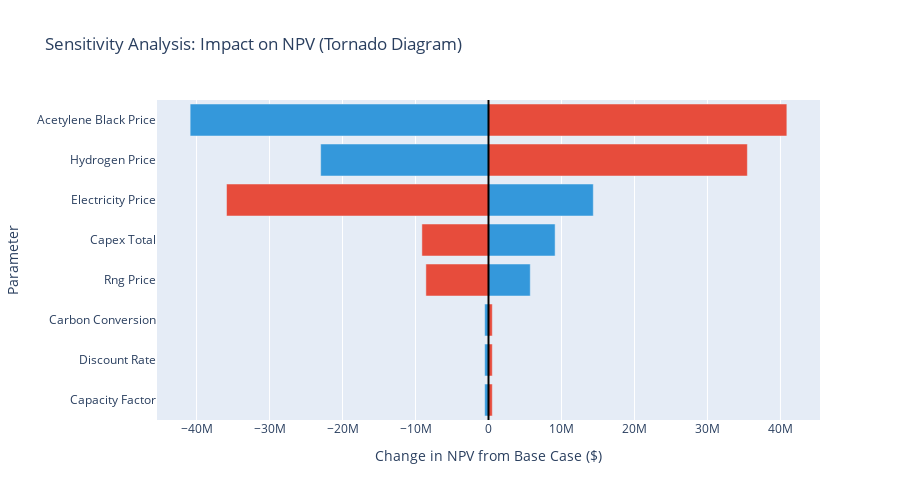

Source (notebook cell):
### Code cell
# Sensitivity analysis on key parameters
def sensitivity_analysis_tornado(base_npv, base_params):
    """
    Run sensitivity analysis varying one parameter at a time
    Calculate impact on NPV
    """
    
    results = []
    
    # Parameters to test from sensitivity_ranges
    params_to_test = sensitivity_ranges['parameter'].tolist()
    
    for param in params_to_test:
        row = sensitivity_ranges[sensitivity_ranges['parameter'] == param].iloc[0]
        
        low_val = row['low_value']
        high_val = row['high_value']
        base_val = row['base_value']
        
        # Calculate NPV at low and high values
        # This is simplified - in reality you'd recalculate full model
        # For demonstration, we'll estimate impact
        
        if param == 'electricity_price':
            # Electricity affects variable costs
            elec_cost_base = hydrogen_production * energy_per_h2 * base_val
            elec_cost_low = hydrogen_production * energy_per_h2 * low_val
            elec_cost_high = hydrogen_production * energy_per_h2 * high_val
            
            delta_low = elec_cost_base - elec_cost_low
            delta_high = elec_cost_high - elec_cost_base
            
            # NPV impact (simplified: annual savings * annuity factor)
            annuity_factor = (1 - (1 + discount_rate)**(-plant_lifetime)) / discount_rate
            npv_low = base_npv + delta_low * annuity_factor
            npv_high = base_npv - delta_high * annuity_factor
            
        elif param == 'hydrogen_price':
            # H2 price affects revenue
            revenue_change_low = (low_val - base_val) * hydrogen_production
            revenue_change_high = (high_val - base_val) * hydrogen_production
            
            annuity_factor = (1 - (1 + discount_rate)**(-plant_lifetime)) / discount_rate
            npv_low = base_npv + revenue_change_low * annuity_factor
            npv_high = base_npv + revenue_change_high * annuity_factor
            
        elif param == 'acetylene_black_price':
            # CB price affects revenue
            revenue_change_low = (low_val - base_val) * acetylene_black_production
            revenue_change_high = (high_val - base_val) * acetylene_black_production
            
            annuity_factor = (1 - (1 + discount_rate)**(-plant_lifetime)) / discount_rate
            npv_low = base_npv + revenue_change_low * annuity_factor
            npv_high = base_npv + revenue_change_high * annuity_factor
            
        elif param == 'capex_total':
            # CapEx directly affects NPV
            npv_low = base_npv + (base_val - low_val)
            npv_high = base_npv + (base_val - high_val)
            
        elif param == 'rng_price':
            # RNG price affects costs
            rng_annual_consumption = 1923 * operating_hours
            cost_change_low = (low_val - base_val) * rng_annual_consumption
            cost_change_high = (high_val - base_val) * rng_annual_consumption
            
            annuity_factor = (1 - (1 + discount_rate)**(-plant_lifetime)) / discount_rate
            npv_low = base_npv - cost_change_low * annuity_factor
            npv_high = base_npv - cost_change_high * annuity_factor
            
        else:
            # For other parameters, use rough estimate
            npv_low = base_npv * 0.9
            npv_high = base_npv * 1.1
        
        results.append({
            'Parameter': param.replace('_', ' ').title(),
            'NPV_Low': npv_low,
            'NPV_High': npv_high,
            'Range': abs(npv_high - npv_low),
            'Impact_Low': npv_low - base_npv,
            'Impact_High': npv_high - base_npv
        })
    
    return pd.DataFrame(results).sort_values('Range', ascending=True)

# Run sensitivity analysis
sensitivity_results = sensitivity_analysis_tornado(npv, {
    'electricity_price': electricity_price,
    'hydrogen_price': h2_price,
    'acetylene_black_price': cb_price,
    'capex_total': capex,
    'rng_price': rng_price
})

# Create tornado diagram
fig = go.Figure()

# Add bars for each parameter
for idx, row in sensitivity_results.iterrows():
    fig.add_trace(go.Bar(
        name=row['Parameter'],
        y=[row['Parameter']],
        x=[row['Impact_Low']],
        orientation='h',
        marker=dict(color='#3498db'),
        showlegend=False,
        hovertemplate=f"{row['Parameter']}<br>Low Case: ${row['NPV_Low']/1e6:.1f}M<extra></extra>"
    ))
    
    fig.add_trace(go.Bar(
        name=row['Parameter'],
        y=[row['Parameter']],
        x=[row['Impact_High']],
        orientation='h',
        marker=dict(color='#e74c3c'),
        showlegend=False,
        hovertemplate=f"{row['Parameter']}<br>High Case: ${row['NPV_High']/1e6:.1f}M<extra></extra>"
    ))

fig.add_vline(x=0, line_width=2, line_dash="solid", line_color="black")

fig.update_layout(
    title='Sensitivity Analysis: Impact on NPV (Tornado Diagram)',
    xaxis_title='Change in NPV from Base Case ($)',
    yaxis_title='Parameter',
    barmode='overlay',
    height=500,
    hovermode='y unified'
)

fig.show()

print("\n📊 Sensitivity Analysis Results:")
print("\nParameters ranked by impact on NPV (most to least sensitive):")
print("\n" + "="*80)
for idx, row in sensitivity_results.sort_values('Range', ascending=False).iterrows():
    print(f"{row['Parameter']:.<40} Range: ${row['Range']/1e6:>6.1f}M")
print("="*80)

print(f"\n💡 Key Insights:")
most_sensitive = sensitivity_results.sort_values('Range', ascending=False).iloc[0]
print(f"   • Most sensitive parameter: {most_sensitive['Parameter']}")
print(f"   • NPV range: ${most_sensitive['NPV_Low']/1e6:.1f}M to ${most_sensitive['NPV_High']/1e6:.1f}M")
print(f"   • Project remains attractive across most scenarios if NPV > 0")

### Figure 1 — Plotly figure (JSON) as saved in the notebook; plotly's stock layout.template omitted (floating-point values rounded to 4 significant figures)
{"data": [{"hovertemplate": "Capacity Factor<br>Low Case: $4.7M<extra></extra>", "marker": {"color": "#3498db"}, "name": "Capacity Factor", "orientation": "h", "showlegend": false, "type": "bar", "x": [-520000], "y": ["Capacity Factor"]}, {"hovertemplate": "Capacity Factor<br>High Case: $5.7M<extra></extra>", "marker": {"color": "#e74c3c"}, "name": "Capacity Factor", "orientation": "h", "showlegend": false, "type": "bar", "x": [520000], "y": ["Capacity Factor"]}, {"hovertemplate": "Discount Rate<br>Low Case: $4.7M<extra></extra>", "marker": {"color": "#3498db"}, "name": "Discount Rate", "orientation": "h", "showlegend": false, "type": "bar", "x": [-520000], "y": ["Discount Rate"]}, {"hovertemplate": "Discount Rate<br>High Case: $5.7M<extra></extra>", "marker": {"color": "#e74c3c"}, "name": "Discount Rate", "orientation": "h", "showlegend": false, "type": "bar", "x": [520000], "y": ["Discount Rate"]}, {"hovertemplate": "Carbon Conversion<br>Low Case: $4.7M<extra></extra>", "marker": {"color": "#3498db"}, "name": "Carbon Conversion", "orientation": "h", "showlegend": false, "type": "bar", "x": [-520000], "y": ["Carbon Conversion"]}, {"hovertemplate": "Carbon Conversion<br>High Case: $5.7M<extra></extra>", "marker": {"color": "#e74c3c"}, "name": "Carbon Conversion", "orientation": "h", "showlegend": false, "type": "bar", "x": [520000], "y": ["Carbon Conversion"]}, {"hovertemplate": "Rng Price<br>Low Case: $10.9M<extra></extra>", "marker": {"color": "#3498db"}, "name": "Rng Price", "orientation": "h", "showlegend": false, "type": "bar", "x": [5720000.0], "y": ["Rng Price"]}, {"hovertemplate": "Rng Price<br>High Case: $-3.4M<extra></extra>", "marker": {"color": "#e74c3c"}, "name": "Rng Price", "orientation": "h", "showlegend": false, "type": "bar", "x": [-8580000.0], "y": ["Rng Price"]}, {"hovertemplate": "Capex Total<br>Low Case: $14.3M<extra></extra>", "marker": {"color": "#3498db"}, "name": "Capex Total", "orientation": "h", "showlegend": false, "type": "bar", "x": [9126014], "y": ["Capex Total"]}, {"hovertemplate": "Capex Total<br>High Case: $-3.9M<extra></extra>", "marker": {"color": "#e74c3c"}, "name": "Capex Total", "orientation": "h", "showlegend": false, "type": "bar", "x": [-9126014], "y": ["Capex Total"]}, {"hovertemplate": "Electricity Price<br>Low Case: $19.6M<extra></extra>", "marker": {"color": "#3498db"}, "name": "Electricity Price", "orientation": "h", "showlegend": false, "type": "bar", "x": [14360000.0], "y": ["Electricity Price"]}, {"hovertemplate": "Electricity Price<br>High Case: $-30.7M<extra></extra>", "marker": {"color": "#e74c3c"}, "name": "Electricity Price", "orientation": "h", "showlegend": false, "type": "bar", "x": [-35890000.0], "y": ["Electricity Price"]}, {"hovertemplate": "Hydrogen Price<br>Low Case: $-17.8M<extra></extra>", "marker": {"color": "#3498db"}, "name": "Hydrogen Price", "orientation": "h", "showlegend": false, "type": "bar", "x": [-23000000.0], "y": ["Hydrogen Price"]}, {"hovertemplate": "Hydrogen Price<br>High Case: $40.7M<extra></extra>", "marker": {"color": "#e74c3c"}, "name": "Hydrogen Price", "orientation": "h", "showlegend": false, "type": "bar", "x": [35470000.0], "y": ["Hydrogen Price"]}, {"hovertemplate": "Acetylene Black Price<br>Low Case: $-35.7M<extra></extra>", "marker": {"color": "#3498db"}, "name": "Acetylene Black Price", "orientation": "h", "showlegend": false, "type": "bar", "x": [-40880000.0], "y": ["Acetylene Black Price"]}, {"hovertemplate": "Acetylene Black Price<br>High Case: $46.1M<extra></extra>", "marker": {"color": "#e74c3c"}, "name": "Acetylene Black Price", "orientation": "h", "showlegend": false, "type": "bar", "x": [40880000.0], "y": ["Acetylene Black Price"]}], "layout": {"barmode": "overlay", "height": 500, "hovermode": "y unified", "shapes": [{"line": {"color": "black", "dash": "solid", "width": 2}, "type": "line", "x0": 0, "x1": 0, "xref": "x", "y0": 0, "y1": 1, "yref": "y domain"}], "title": {"text": "Sensitivity Analysis: Impact on NPV (Tornado Diagram)"}, "xaxis": {"title": {"text": "Change in NPV from Base Case ($)"}}, "yaxis": {"title": {"text": "Parameter"}}}}
